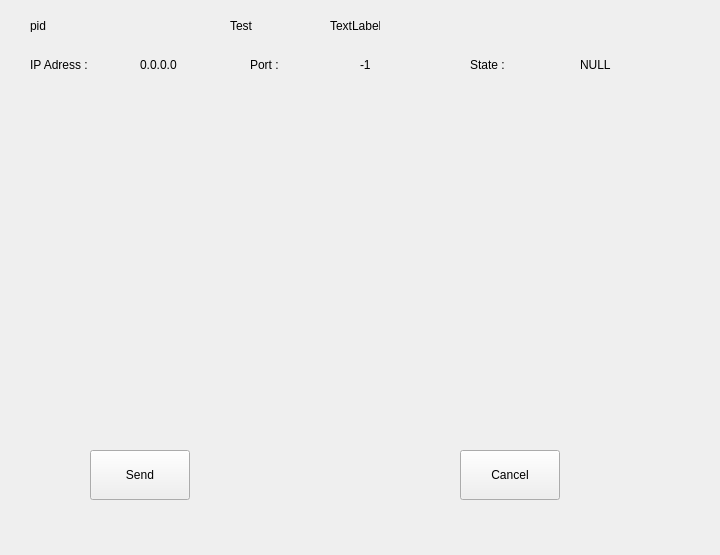
<?xml version="1.0" encoding="UTF-8"?>
<ui version="4.0">
 <class>mainui</class>
 <widget class="QWidget" name="mainui">
  <property name="geometry">
   <rect>
    <x>0</x>
    <y>0</y>
    <width>720</width>
    <height>555</height>
   </rect>
  </property>
  <property name="minimumSize">
   <size>
    <width>720</width>
    <height>555</height>
   </size>
  </property>
  <property name="maximumSize">
   <size>
    <width>720</width>
    <height>555</height>
   </size>
  </property>
  <property name="windowTitle">
   <string>Form</string>
  </property>
  <widget class="QLabel" name="IpLabel">
   <property name="geometry">
    <rect>
     <x>30</x>
     <y>40</y>
     <width>100</width>
     <height>50</height>
    </rect>
   </property>
   <property name="text">
    <string>IP Adress :</string>
   </property>
  </widget>
  <widget class="QLabel" name="IpText">
   <property name="geometry">
    <rect>
     <x>140</x>
     <y>40</y>
     <width>100</width>
     <height>50</height>
    </rect>
   </property>
   <property name="text">
    <string>0.0.0.0</string>
   </property>
  </widget>
  <widget class="QLabel" name="PortLabel">
   <property name="geometry">
    <rect>
     <x>250</x>
     <y>40</y>
     <width>100</width>
     <height>50</height>
    </rect>
   </property>
   <property name="text">
    <string>Port : </string>
   </property>
  </widget>
  <widget class="QLabel" name="PortText">
   <property name="geometry">
    <rect>
     <x>360</x>
     <y>40</y>
     <width>100</width>
     <height>50</height>
    </rect>
   </property>
   <property name="text">
    <string>-1</string>
   </property>
  </widget>
  <widget class="QLabel" name="StateLabel">
   <property name="geometry">
    <rect>
     <x>470</x>
     <y>40</y>
     <width>100</width>
     <height>50</height>
    </rect>
   </property>
   <property name="text">
    <string>State : </string>
   </property>
  </widget>
  <widget class="QLabel" name="StateText">
   <property name="geometry">
    <rect>
     <x>580</x>
     <y>40</y>
     <width>100</width>
     <height>50</height>
    </rect>
   </property>
   <property name="text">
    <string>NULL</string>
   </property>
  </widget>
  <widget class="QPushButton" name="SendButton">
   <property name="geometry">
    <rect>
     <x>90</x>
     <y>450</y>
     <width>100</width>
     <height>50</height>
    </rect>
   </property>
   <property name="text">
    <string>Send</string>
   </property>
  </widget>
  <widget class="QPushButton" name="CancelButton">
   <property name="geometry">
    <rect>
     <x>460</x>
     <y>450</y>
     <width>100</width>
     <height>50</height>
    </rect>
   </property>
   <property name="text">
    <string>Cancel</string>
   </property>
  </widget>
  <widget class="QLabel" name="PidLabel">
   <property name="geometry">
    <rect>
     <x>30</x>
     <y>20</y>
     <width>50</width>
     <height>12</height>
    </rect>
   </property>
   <property name="text">
    <string>pid</string>
   </property>
  </widget>
  <widget class="QLabel" name="PidText">
   <property name="geometry">
    <rect>
     <x>140</x>
     <y>20</y>
     <width>50</width>
     <height>12</height>
    </rect>
   </property>
   <property name="text">
    <string/>
   </property>
  </widget>
  <widget class="QLabel" name="TestLabel">
   <property name="geometry">
    <rect>
     <x>230</x>
     <y>20</y>
     <width>50</width>
     <height>12</height>
    </rect>
   </property>
   <property name="text">
    <string>Test</string>
   </property>
  </widget>
  <widget class="QLabel" name="TestLabel2">
   <property name="geometry">
    <rect>
     <x>330</x>
     <y>20</y>
     <width>50</width>
     <height>12</height>
    </rect>
   </property>
   <property name="text">
    <string>TextLabel</string>
   </property>
  </widget>
 </widget>
 <resources/>
 <connections/>
</ui>
